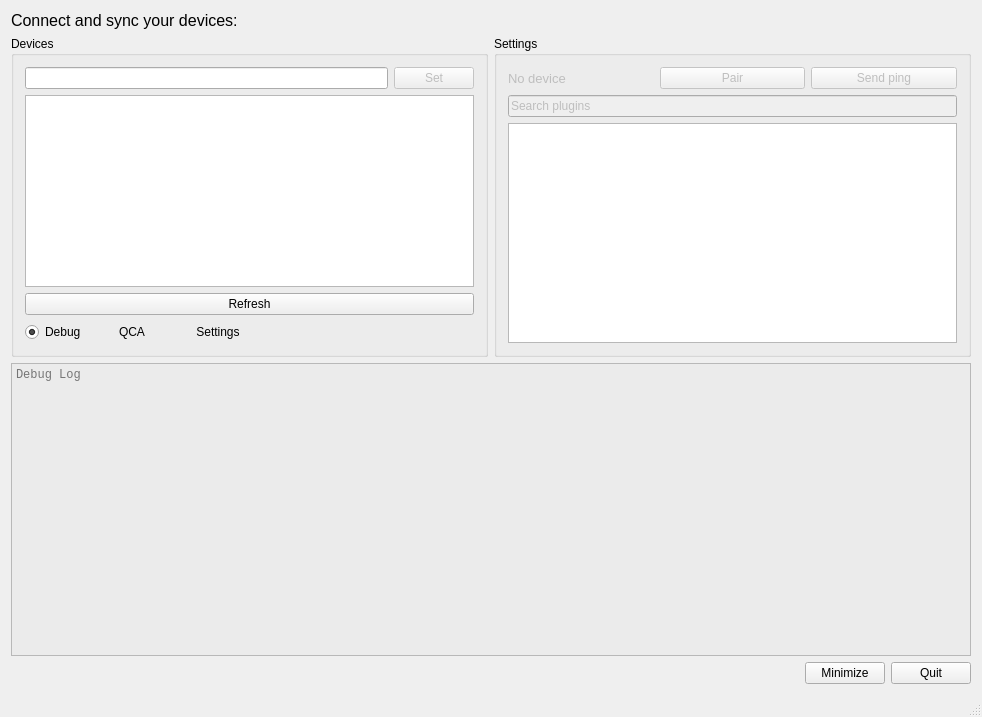
<?xml version="1.0" encoding="UTF-8"?>
<ui version="4.0">
 <class>MainWindow</class>
 <widget class="QMainWindow" name="MainWindow">
  <property name="geometry">
   <rect>
    <x>0</x>
    <y>0</y>
    <width>982</width>
    <height>717</height>
   </rect>
  </property>
  <property name="windowTitle">
   <string>WinConnect</string>
  </property>
  <property name="windowIcon">
   <iconset resource="res/resources.qrc">
    <normaloff>:/icons/AppIcon.svg</normaloff>:/icons/AppIcon.svg</iconset>
  </property>
  <widget class="QWidget" name="centralWidget">
   <layout class="QGridLayout" name="gridLayout">
    <item row="0" column="0">
     <layout class="QVBoxLayout" name="verticalLayout_4">
      <item>
       <layout class="QVBoxLayout" name="verticalLayout_3">
        <item>
         <widget class="QLabel" name="label">
          <property name="font">
           <font>
            <pointsize>12</pointsize>
           </font>
          </property>
          <property name="text">
           <string>Connect and sync your devices:</string>
          </property>
         </widget>
        </item>
        <item>
         <layout class="QHBoxLayout" name="horizontalLayout_4">
          <item>
           <widget class="QGroupBox" name="groupBox">
            <property name="title">
             <string>Devices</string>
            </property>
            <layout class="QVBoxLayout" name="verticalLayout">
             <item>
              <layout class="QHBoxLayout" name="horizontalLayout">
               <item>
                <widget class="QLineEdit" name="lineEditMyName"/>
               </item>
               <item>
                <widget class="QPushButton" name="pushButtonMyName">
                 <property name="enabled">
                  <bool>false</bool>
                 </property>
                 <property name="text">
                  <string>Set</string>
                 </property>
                </widget>
               </item>
              </layout>
             </item>
             <item>
              <widget class="QListView" name="listViewDevice"/>
             </item>
             <item>
              <widget class="QPushButton" name="pushButtonRefresh">
               <property name="text">
                <string>Refresh</string>
               </property>
              </widget>
             </item>
             <item>
              <layout class="QHBoxLayout" name="horizontalLayout_7">
               <item>
                <widget class="QRadioButton" name="radioButtonLog">
                 <property name="text">
                  <string>Debug</string>
                 </property>
                 <property name="checked">
                  <bool>true</bool>
                 </property>
                </widget>
               </item>
               <item>
                <widget class="QPushButton" name="pushButtonQcaInfo">
                 <property name="enabled">
                  <bool>true</bool>
                 </property>
                 <property name="text">
                  <string>QCA</string>
                 </property>
                 <property name="flat">
                  <bool>true</bool>
                 </property>
                </widget>
               </item>
               <item>
                <widget class="QPushButton" name="pushButtonSettingInfo">
                 <property name="text">
                  <string>Settings</string>
                 </property>
                 <property name="flat">
                  <bool>true</bool>
                 </property>
                </widget>
               </item>
               <item>
                <spacer name="horizontalSpacer_2">
                 <property name="orientation">
                  <enum>Qt::Horizontal</enum>
                 </property>
                 <property name="sizeHint" stdset="0">
                  <size>
                   <width>40</width>
                   <height>20</height>
                  </size>
                 </property>
                </spacer>
               </item>
              </layout>
             </item>
            </layout>
           </widget>
          </item>
          <item>
           <widget class="QGroupBox" name="groupBox_2">
            <property name="title">
             <string>Settings</string>
            </property>
            <layout class="QVBoxLayout" name="verticalLayout_2">
             <item>
              <layout class="QHBoxLayout" name="horizontalLayout_2">
               <item>
                <widget class="QLabel" name="labelPairedDevice">
                 <property name="enabled">
                  <bool>false</bool>
                 </property>
                 <property name="font">
                  <font>
                   <pointsize>10</pointsize>
                  </font>
                 </property>
                 <property name="text">
                  <string>No device</string>
                 </property>
                 <property name="margin">
                  <number>0</number>
                 </property>
                </widget>
               </item>
               <item>
                <widget class="QPushButton" name="pushButtonUnPair">
                 <property name="enabled">
                  <bool>false</bool>
                 </property>
                 <property name="text">
                  <string>Pair</string>
                 </property>
                 <property name="flat">
                  <bool>false</bool>
                 </property>
                </widget>
               </item>
               <item>
                <widget class="QPushButton" name="pushButtonPing">
                 <property name="enabled">
                  <bool>false</bool>
                 </property>
                 <property name="text">
                  <string>Send ping</string>
                 </property>
                </widget>
               </item>
              </layout>
             </item>
             <item>
              <widget class="QLineEdit" name="lineEditSearcPlugins">
               <property name="enabled">
                <bool>false</bool>
               </property>
               <property name="text">
                <string>Search plugins</string>
               </property>
              </widget>
             </item>
             <item>
              <widget class="QListWidget" name="listWidgetPlugins"/>
             </item>
            </layout>
           </widget>
          </item>
         </layout>
        </item>
        <item>
         <widget class="QPlainTextEdit" name="plainTextEditDebug">
          <property name="enabled">
           <bool>true</bool>
          </property>
          <property name="palette">
           <palette>
            <active>
             <colorrole role="Base">
              <brush brushstyle="SolidPattern">
               <color alpha="255">
                <red>235</red>
                <green>235</green>
                <blue>235</blue>
               </color>
              </brush>
             </colorrole>
            </active>
            <inactive>
             <colorrole role="Base">
              <brush brushstyle="SolidPattern">
               <color alpha="255">
                <red>235</red>
                <green>235</green>
                <blue>235</blue>
               </color>
              </brush>
             </colorrole>
            </inactive>
            <disabled>
             <colorrole role="Base">
              <brush brushstyle="SolidPattern">
               <color alpha="255">
                <red>240</red>
                <green>240</green>
                <blue>240</blue>
               </color>
              </brush>
             </colorrole>
            </disabled>
           </palette>
          </property>
          <property name="font">
           <font>
            <family>Lucida Console</family>
           </font>
          </property>
          <property name="acceptDrops">
           <bool>false</bool>
          </property>
          <property name="verticalScrollBarPolicy">
           <enum>Qt::ScrollBarAsNeeded</enum>
          </property>
          <property name="undoRedoEnabled">
           <bool>false</bool>
          </property>
          <property name="lineWrapMode">
           <enum>QPlainTextEdit::NoWrap</enum>
          </property>
          <property name="readOnly">
           <bool>true</bool>
          </property>
          <property name="placeholderText">
           <string>Debug Log</string>
          </property>
         </widget>
        </item>
       </layout>
      </item>
      <item>
       <layout class="QHBoxLayout" name="horizontalLayout_3">
        <item>
         <spacer name="horizontalSpacer">
          <property name="orientation">
           <enum>Qt::Horizontal</enum>
          </property>
          <property name="sizeHint" stdset="0">
           <size>
            <width>40</width>
            <height>20</height>
           </size>
          </property>
         </spacer>
        </item>
        <item>
         <widget class="QPushButton" name="pushButtonOk">
          <property name="text">
           <string>Minimize</string>
          </property>
         </widget>
        </item>
        <item>
         <widget class="QPushButton" name="pushButtonCancel">
          <property name="text">
           <string>Quit</string>
          </property>
         </widget>
        </item>
       </layout>
      </item>
     </layout>
    </item>
   </layout>
  </widget>
  <widget class="QMenuBar" name="menuBar">
   <property name="geometry">
    <rect>
     <x>0</x>
     <y>0</y>
     <width>982</width>
     <height>20</height>
    </rect>
   </property>
  </widget>
  <widget class="QStatusBar" name="statusBar"/>
 </widget>
 <layoutdefault spacing="6" margin="11"/>
 <resources>
  <include location="res/resources.qrc"/>
 </resources>
 <connections>
  <connection>
   <sender>pushButtonCancel</sender>
   <signal>clicked()</signal>
   <receiver>MainWindow</receiver>
   <slot>close()</slot>
   <hints>
    <hint type="sourcelabel">
     <x>970</x>
     <y>685</y>
    </hint>
    <hint type="destinationlabel">
     <x>356</x>
     <y>628</y>
    </hint>
   </hints>
  </connection>
 </connections>
</ui>
